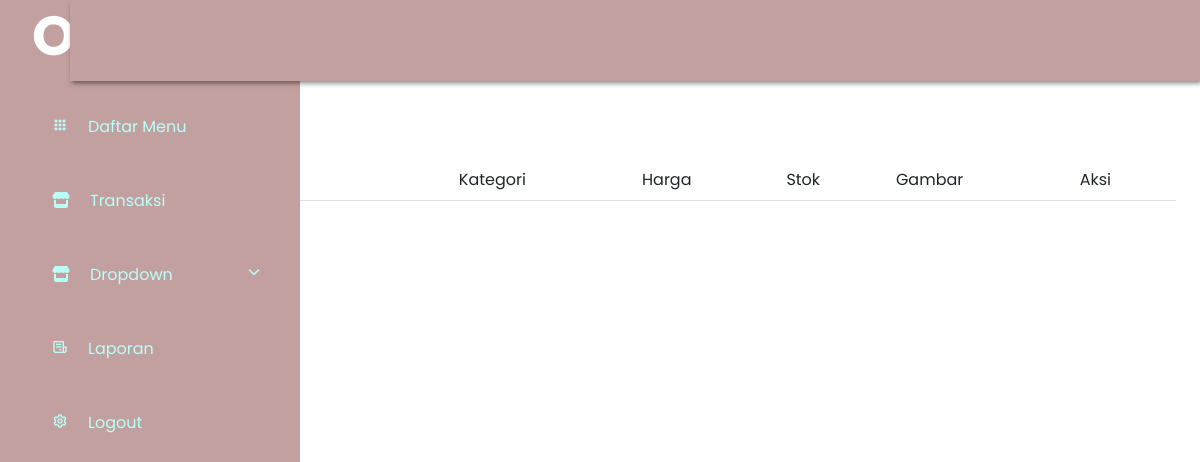
/admin/home.php, run on an earlier commit of the app's database.
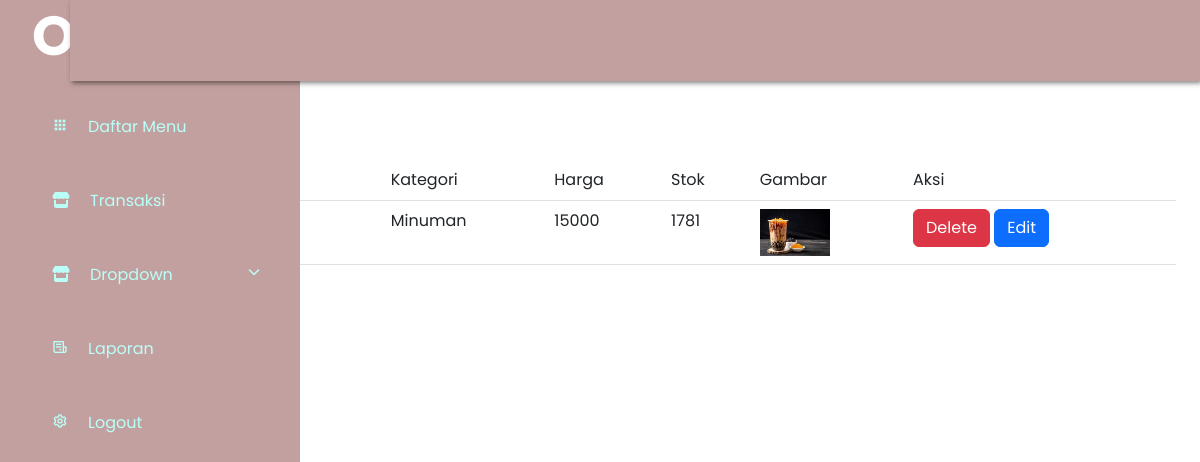
And on a later commit of the database.
### tables this page shows
CREATE TABLE `menus` (
  `id` int(11) NOT NULL,
  `nama_menu` varchar(100) NOT NULL,
  `harga` int(100) NOT NULL,
  `stock` int(11) NOT NULL,
  `gambar` text NOT NULL,
  `kategori_id` int(11) NOT NULL
);

CREATE TABLE `kategoris` (
  `id` int(11) NOT NULL,
  `nama` varchar(100) NOT NULL
);

### admin/menu.php (the view, shortened to what this page needs)
<a href="home.php?halaman=menu-add">
    <button type="submit" class="btn btn-secondary" style=" margin-top: 50px; ">
    </button>
</a>
<table class="table mt-4">
    <tr>
        <td>No</td>
        <td>Nama Produk</td>
        <td>Kategori</td>
        <td>Harga</td>
        <td>Stok</td>
        <td>Gambar</td>
        <td>Aksi</td>
    </tr>
    <?php
    $sql = "SELECT * FROM kategoris
    INNER JOIN menus
    ON kategoris.id = menus.kategori_id  ";
    $result = $conn->query($sql);
    $no = 1;
    while ($row=$result->fetch_assoc()){
    ?>
        <tr>
            <td><?php echo $no++ ?></td>
            <td><?php echo $row["nama_menu"]?></td>
            <td><?php echo $row["nama"]?></td>
            <td><?php echo $row["harga"]?></td>
            <td><?php echo $row["stock"]?></td>
            <td><img width="70" src="../image/<?php echo $row["gambar"]?>" alt=""></td>
            <td>
                <a href="home.php?halaman=delete&id=<?php echo $row['id']?>"><button type="submit" class="btn btn-danger">Delete</button></a>
                <a href="home.php?halaman=menu-edit&id=<?php echo $row['id']?>"><button class="btn btn-primary">Edit</button></a>
            </td>
        </tr>
    <?php
    }
    ?>
</table>

### bot.php (shortened to what this page needs)
<!doctype html>
<html lang="en">
  <head>
    <link rel="stylesheet" href="https://maxst.icons8.com/vue-static/landings/line-awesome/line-awesome/1.3.0/css/line-awesome.min.css" />
    <link rel="stylesheet" href="https://cdnjs.cloudflare.com/ajax/libs/font-awesome/6.2.0/css/all.min.css" />
    <link href='https://unpkg.com/boxicons@2.1.3/css/boxicons.min.css' rel='stylesheet'>
    <link href="https://cdn.jsdelivr.net/npm/bootstrap@5.3.0-alpha1/dist/css/bootstrap.min.css" rel="stylesheet">
    </head>
    <link rel="stylesheet" href="style.css">
    <link href="dist/css/bootstrap.min.css" rel="stylesheet">
  </head>
  <body>
  </body>
</html>

### admin/home.php (shortened to what this page needs)
<?php
	include "../koneksi.php";
	include "../bot.php";
?>
<link rel="stylesheet" href="../style.css">
		<div class="sidebar">
			<div class="sidebar-brand">
			    	<h2><span>Oresto</span></h2>
			</div>
			<div class="sidebar-menu" id="body">
				<li class="item">
					<a href="home.php?halaman=menu" class="menu-btn"><i class='bx bxs-grid' ></i><span>Daftar Menu</span> </a>
				</li>
				<li class="item" id="">
					<a href="home.php?halaman=produk" class="menu-btn">
						<i class="fa-solid  fa-store"></i><span>Transaksi</span>
					</a>
				</li>
				<li class="item" id="orders">
					<a href="#orders" class="menu-btn">
						<i class="fa-solid  fa-store"></i><span>Dropdown<i class="fas fa-chevron-down drop-down"></i></span>
					</a>
				</li>
				<li class="item" id="">
					<a href="" class="menu-btn">
						<i class='bx bx-receipt' ></i><span>Laporan</span>
					</a>
				</li>
				<li class="item" id="">
					<a href="../proses_logout.php" class="menu-btn">
						<i class='bx bx-cog'></i><span>Logout</span>
					</a>
				</li>
			</div>
		</div>
		<div class="maint-content p-4">
			<header>
				<h2>
					<label for="nav-toggle">
						<span class="las la-bars"></span>
					</label>
				</h2>
			</header>
			<?php
			if (isset($_GET['halaman'])){
				$page = $_GET['halaman'];
				switch ($page) {
					case 'menu-add':
						include "menu_add.php";
						break;
					case 'menu':
						include "menu.php";
						break;
					case 'delete':
						include "menu_delete.php";
						break;
					case 'menu-edit':
						include "menu_edit_form.php";
						break;
					case 'input-pelanggan':
						include "input_pelanggan.php";
						break;
					case 'list-pelanggan':
						include "list_pelanggan.php";
						break;
					case 'produk':
						include "product.php";
						break;
					case 'keranjang_belanja':
						include "keranjang_belanja.php";
						break;
					case 'deletekeranjang':
						include "keranjang_delete.php";
						break;
					case 'bayar':
						include "checkout.php";
						break;
					default:
						echo "<center><h3>Maaf halaman tidak ditemukan</h3></center>";
						break;
				}
			}else{
				include "menu.php";
			}
			?>
		</div>

### style.css (style rules this page uses)
h2 { font-family: "Poppins", sans-serif; font-style: normal; font-weight: 700; font-size: 32px; line-height: 39px; }
* { padding: 0; margin: 0; box-sizing: border-box; list-style-type: none; text-decoration: none; font-family: "Poppins", sans-serif; }
.sidebar { width: 250px; position: fixed; left: 0; top: 0; height: 100%; background: #c3a0a0; z-index: 100; transition: width 300ms; }
.sidebar-brand { height: 90px; padding: 1rem 0rem 1rem 2rem; color: #fff; }
.sidebar-brand span { display: inline-block; text-align: center; font-size: 55px; }
.sidebar .sidebar-menu .item .menu-btn { display: block; color: #b9fff8; position: relative; padding: 25px 20px; text-decoration: none; }
.sidebar .sidebar-menu .item .menu-btn i { margin-right: 20px; }
.sidebar .sidebar-menu .item .menu-btn .drop-down { float: right; font-size: 12px; margin-top: 3px; }
.maint-content { transition: margin-left 300ms; margin-left: 250px; }
header { background: #fff; display: flex; justify-content: space-between; padding: 1rem 1.5rem; box-shadow: 2px 2px 5px rgba(0, 0, 0, 0.5); position: fixed; left: 250px; width: calc(100% - 250px); top: 0; z-index: 100; background: #c3a0a0; }
header h2 { color: #b9fff8; }
header label span { font-size: 1.7rem; padding-right: 1rem; }
@media only screen and (max-width: 1200px) { .sidebar { width: 70px; } }
@media only screen and (max-width: 1200px) { .sidebar .sidebar-brand, .sidebar li { padding-left: 1rem; text-align: center; } }
@media only screen and (max-width: 1200px) { .sidebar li a { padding-left: 0rem; } }
@media only screen and (max-width: 1200px) { .sidebar .sidebar-brand h2 span:last-child, .sidebar li a span:last-child { display: none; } }
@media only screen and (max-width: 1200px) { .maint-content { margin-left: 70px; } }
@media only screen and (max-width: 1200px) { .maint-content header { width: calc(100% - 70px); left: 70px; } }

What changed in the data, as far as the page shows it:
added menus: kategori.nama "Minuman", harga "15000", stock "1781", gambar (picture)
